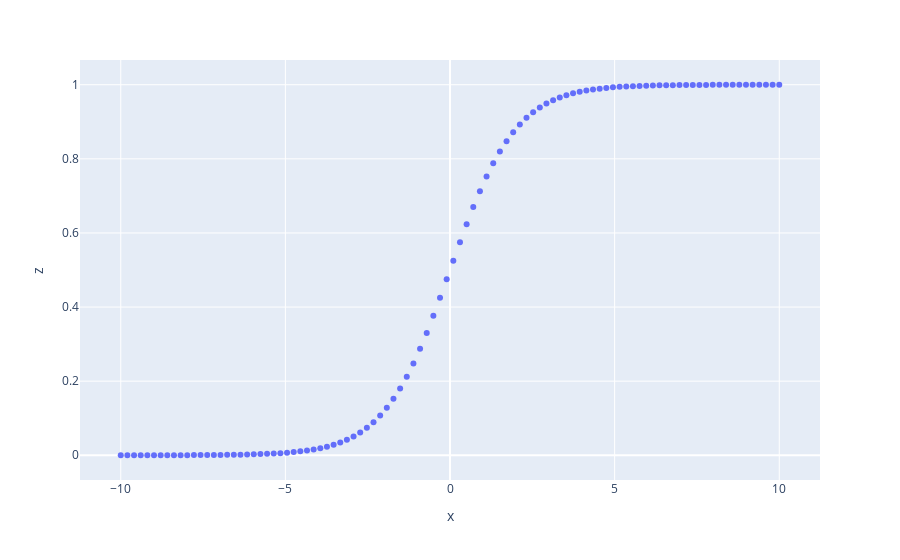

The notebook cell saved with this chart:
### Markdown cell above
**1. Sigmoid Activation function visualization**

### Code cell
x = np.linspace(-10, 10, 100)
z = 1/(1 + np.exp(-x))
z_derivative = z * (1 - z)
df = pd.DataFrame(dict(x = x, z = z ))
fig = df.plot.scatter(x="x", y="z")
fig.show()
